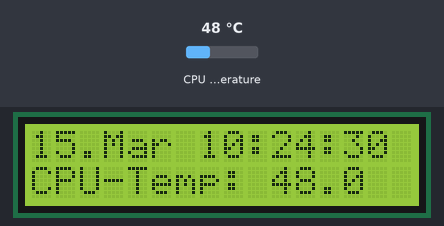
The program below on a simulated Raspberry Pi (BCM pin numbers). Shown: 16×2 character LCD. The test bench sets the inputs (shaded band); at power-on: CPU temperature 48 °C. The clock reads 2024-03-15 10:24:30 at power-on unless the program sets it.

Above: at 1.2 s.
1.3 s: CPU temperature set to 31 °C
At 5.6 s:
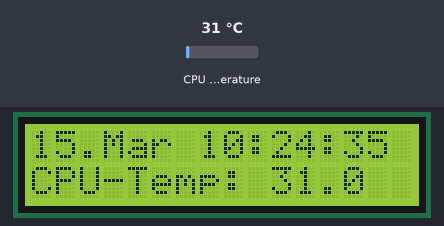
11.6 s: CPU temperature set to 44 °C
At 15.8 s:
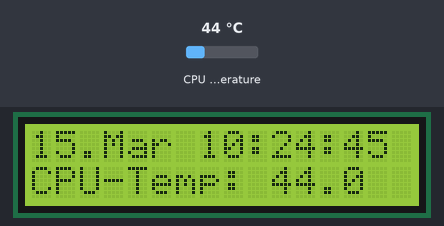
21.7 s: CPU temperature set to 58 °C
At 26.0 s:
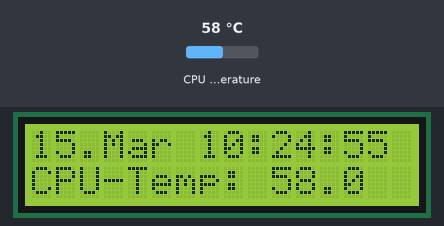
Timing chart, 0 to 27.5 s (numbered marks = the images above; inputs shaded):
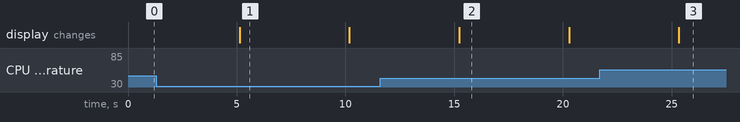

Measured:
- what the display in image 1 shows lasts 5.1 s, from 5.1 s to 10.2 s

The program:

16x2-lcd.py
```python
#!/usr/bin/python3
import time
import subprocess
import Adafruit_CharLCD as LCD

# Raspberry-Pi-Pins
lcd_rs      = 7
lcd_en      = 8
lcd_d4      = 25
lcd_d5      = 24
lcd_d6      = 23
lcd_d7      = 18

# Zeilen und Spalten für ein 16 x 2 LC-Display
lcd_columns = 16
lcd_rows    = 2
lcd = LCD.Adafruit_CharLCD(lcd_rs, lcd_en, lcd_d4, lcd_d5,
                    lcd_d6, lcd_d7, lcd_columns, lcd_rows)
while True:
    zeit = time.strftime("%d.%b %H:%M:%S")
    temp=subprocess.Popen("/opt/vc/bin/vcgencmd measure_temp",
      shell=True, stdout=subprocess.PIPE).stdout.read()
    temp = (temp[5:9])
    lcd.message ("%s\nCPU-Temp: %s" %(zeit, float(temp)))
    time.sleep(5)
    lcd.home()
```
